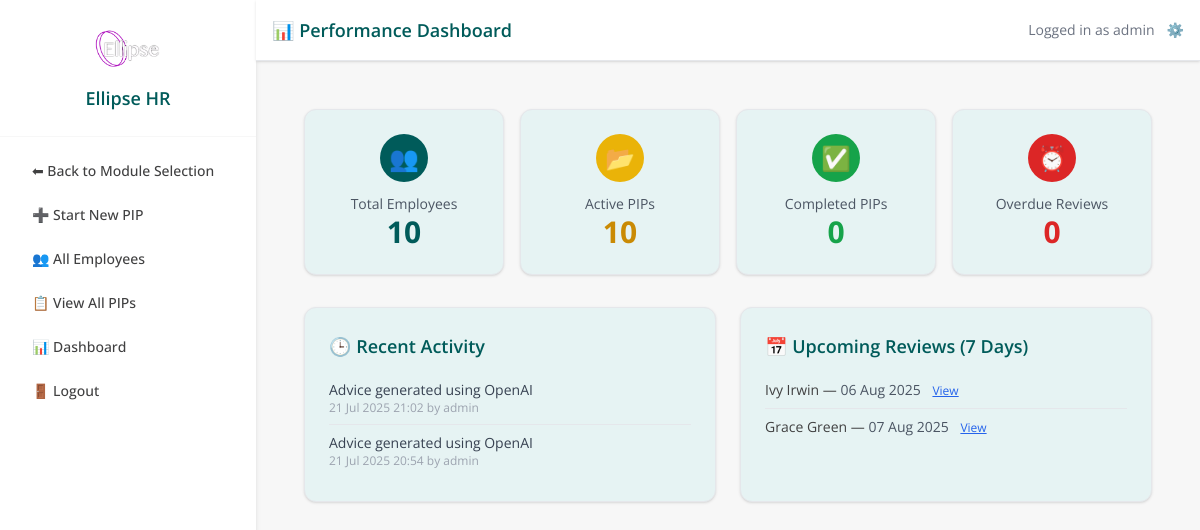
Page /dashboard (signed in) on the earlier database version.
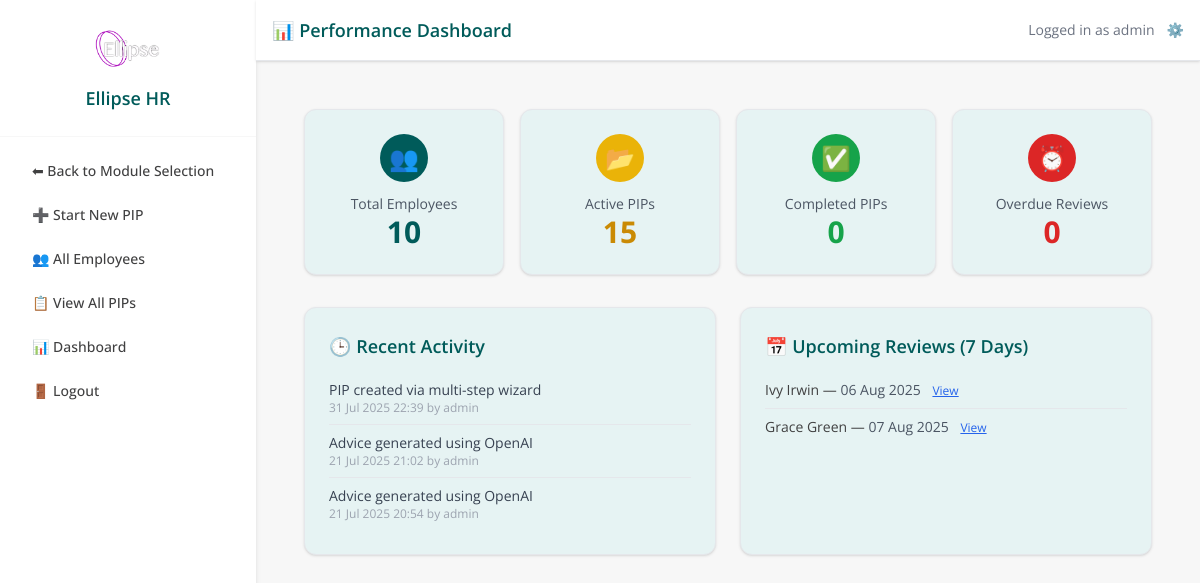
Same page on the later database version.
### models.py (models this page shows)
class TimelineEvent(db.Model):
    __tablename__ = 'timeline_event'
    id = db.Column(db.Integer, primary_key=True)
    pip_record_id = db.Column(db.Integer, db.ForeignKey('pip_record.id'), nullable=False)
    timestamp = db.Column(db.DateTime, default=datetime.utcnow)
    event_type = db.Column(db.String(100))
    notes = db.Column(db.Text)
    updated_by = db.Column(db.String(100))
    created_at = db.Column(db.DateTime, default=datetime.utcnow)
    pip_record = db.relationship(
        'PIPRecord',
        back_populates='timeline_events'
    )

class PIPRecord(db.Model):
    __tablename__ = 'pip_record'
    id = db.Column(db.Integer, primary_key=True)
    employee_id = db.Column(db.Integer, db.ForeignKey('employee.id'), nullable=False)
    concerns = db.Column(db.Text, nullable=False)
    start_date = db.Column(db.Date, nullable=False)
    review_date = db.Column(db.Date, nullable=False)
    meeting_notes = db.Column(db.Text)
    status = db.Column(db.String(20), default='Open')
    created_by = db.Column(db.String(100))
    created_at = db.Column(db.DateTime, default=datetime.utcnow)
    last_updated = db.Column(db.DateTime, default=datetime.utcnow, onupdate=datetime.utcnow)
    ai_advice = db.Column(db.Text)
    ai_advice_generated_at = db.Column(db.DateTime)
    capability_meeting_date = db.Column(db.DateTime, nullable=True)
    capability_meeting_time = db.Column(db.String, nullable=True)
    capability_meeting_venue = db.Column(db.String, nullable=True)
    employee = db.relationship('Employee', back_populates='pips')
    action_items = db.relationship(
        'PIPActionItem',
        back_populates='pip_record',
        cascade='all, delete-orphan',
        lazy=True
    )
    timeline_events = db.relationship(
        'TimelineEvent',
        back_populates='pip_record',
        cascade='all, delete-orphan',
        lazy=True
    )

class Employee(db.Model):
    id = db.Column(db.Integer, primary_key=True)
    first_name = db.Column(db.String(100))
    last_name = db.Column(db.String(100))
    job_title = db.Column(db.String(100))
    line_manager = db.Column(db.String(100))
    service = db.Column(db.String(100))
    start_date = db.Column(db.Date)
    team_id = db.Column(db.Integer)
    email = db.Column(db.String(120), nullable=True)
    pips = db.relationship('PIPRecord', back_populates='employee', lazy=True)

### app.py (the view)
@app.route('/dashboard')
@login_required
def dashboard():
    total_employees = Employee.query.count()
    active_pips     = PIPRecord.query.filter_by(status='Open').count()
    completed_pips  = PIPRecord.query.filter_by(status='Completed').count()
    today           = datetime.utcnow().date()
    overdue_reviews = PIPRecord.query.filter(
        PIPRecord.review_date < today, PIPRecord.status=='Open'
    ).count()
    recent_activity   = TimelineEvent.query.order_by(TimelineEvent.timestamp.desc()).limit(10).all()
    upcoming_deadline = today + timedelta(days=7)
    if current_user.admin_level == 0:
        upcoming_pips = PIPRecord.query.join(Employee).filter(
            Employee.team_id==current_user.team_id,
            PIPRecord.status=='Open',
            PIPRecord.review_date>=today,
            PIPRecord.review_date<=upcoming_deadline
        ).order_by(PIPRecord.review_date).all()
    else:
        upcoming_pips = PIPRecord.query.filter(
            PIPRecord.status=='Open',
            PIPRecord.review_date>=today,
            PIPRecord.review_date<=upcoming_deadline
        ).order_by(PIPRecord.review_date).all()
    return render_template(
        'dashboard.html', total_employees=total_employees,
        active_pips=active_pips, completed_pips=completed_pips,
        overdue_reviews=overdue_reviews, recent_activity=recent_activity,
        upcoming_pips=upcoming_pips
    )

### app.py (called while the page is built)
@app.context_processor
def inject_module():
    return dict(active_module=session.get('active_module'))

@login_manager.user_loader
def load_user(user_id):
    return db.session.get(User, int(user_id))

@app.before_request
def set_active_module():
    path = request.path.lower()
    if path.startswith('/pip/') or \
       path.startswith('/employee/') or \
       path in ['/dashboard', '/pip_list', '/employee/list', '/employee/add', '/pip/select-employee']:
        session['active_module'] = 'PIP'
    elif path.startswith('/probation/'):
        session['active_module'] = 'Probation'
    elif path == '/':
        session.pop('active_module', None)

### models.py (called while the page is built)
    def is_superuser(self):
        return self.admin_level == 2

### templates/dashboard.html (shortened to what this page needs)
{% extends "base.html" %}
{% block page_title %}📊 Performance Dashboard{% endblock %}
{% block content %}
<div class="max-w-7xl mx-auto px-4 sm:px-6 py-6">
  <div class="grid grid-cols-1 sm:grid-cols-2 lg:grid-cols-4 gap-4 mb-8">
    <div class="bg-[#e6f3f3] p-6 rounded-xl shadow border border-gray-200 text-center hover:shadow-lg transition duration-300">
      <div class="flex justify-center items-center w-12 h-12 mx-auto rounded-full bg-ellipse-teal text-white text-2xl mb-3">
        👥
      </div>
      <div class="text-sm text-gray-600">Total Employees</div>
      <div class="text-3xl font-bold text-ellipse-teal">{{ total_employees }}</div>
    </div>
    <div class="bg-[#e6f3f3] p-6 rounded-xl shadow border border-gray-200 text-center hover:shadow-lg transition duration-300">
      <div class="flex justify-center items-center w-12 h-12 mx-auto rounded-full bg-yellow-500 text-white text-2xl mb-3">
        📂
      </div>
      <div class="text-sm text-gray-600">Active PIPs</div>
      <div class="text-3xl font-bold text-yellow-600">{{ active_pips }}</div>
    </div>
    <div class="bg-[#e6f3f3] p-6 rounded-xl shadow border border-gray-200 text-center hover:shadow-lg transition duration-300">
      <div class="flex justify-center items-center w-12 h-12 mx-auto rounded-full bg-green-600 text-white text-2xl mb-3">
        ✅
      </div>
      <div class="text-sm text-gray-600">Completed PIPs</div>
      <div class="text-3xl font-bold text-green-600">{{ completed_pips }}</div>
    </div>
    <div class="bg-[#e6f3f3] p-6 rounded-xl shadow border border-gray-200 text-center hover:shadow-lg transition duration-300">
      <div class="flex justify-center items-center w-12 h-12 mx-auto rounded-full bg-red-600 text-white text-2xl mb-3">
        ⏰
      </div>
      <div class="text-sm text-gray-600">Overdue Reviews</div>
      <div class="text-3xl font-bold text-red-600">{{ overdue_reviews }}</div>
    </div>
  </div>
  <div class="grid grid-cols-1 md:grid-cols-2 gap-6">
    <div class="bg-[#e6f3f3] p-6 rounded-xl shadow border border-gray-200">
      <h2 class="text-lg font-semibold text-ellipse-teal mb-3">🕒 Recent Activity</h2>
      <ul class="divide-y divide-gray-200">
        {% for event in recent_activity %}
          <li class="py-2">
            <div class="text-sm text-gray-700">{{ event.notes }}</div>
            <div class="text-xs text-gray-400">{{ event.timestamp.strftime('%d %b %Y %H:%M') }} by {{ event.updated_by }}</div>
          </li>
        {% else %}
          <li class="text-gray-400">No recent activity.</li>
        {% endfor %}
      </ul>
    </div>
    <div class="bg-[#e6f3f3] p-6 rounded-xl shadow border border-gray-200">
      <h2 class="text-lg font-semibold text-ellipse-teal mb-3">📅 Upcoming Reviews (7 Days)</h2>
      <ul class="divide-y divide-gray-200">
        {% for pip in upcoming_pips %}
          <li class="py-2">
            <div class="text-sm">
              {{ pip.employee.first_name }} {{ pip.employee.last_name }} —
              <span class="text-gray-600 text-sm">{{ pip.review_date.strftime('%d %b %Y') }}</span>
              <a href="{{ url_for('pip_detail', id=pip.id) }}" class="text-blue-600 text-xs ml-2 underline">View</a>
            </div>
          </li>
        {% else %}
          <li class="text-gray-400">No upcoming reviews.</li>
        {% endfor %}
      </ul>
    </div>
  </div>
</div>
{% endblock %}

Differences in the rows shown:
added TimelineEvent: notes "PIP created via multi-step wizard", timestamp "31 Jul 2025 22:39", updated_by "admin"
Other differences:
{{ active_pips }}: "10" → "15"
